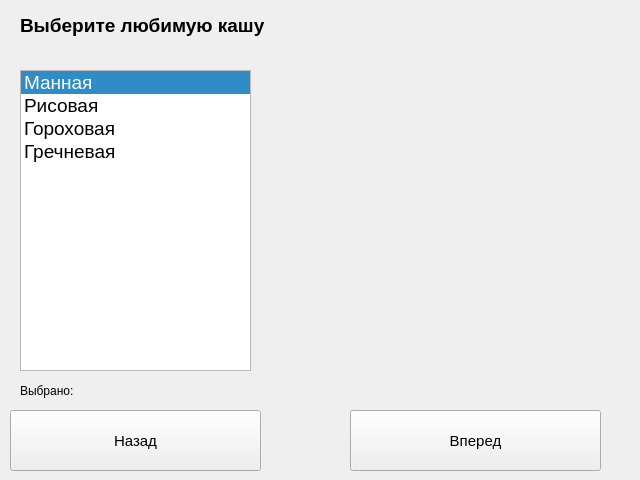
<?xml version="1.0" encoding="UTF-8"?>
<ui version="4.0">
 <class>Form</class>
 <widget class="QWidget" name="Form">
  <property name="geometry">
   <rect>
    <x>0</x>
    <y>0</y>
    <width>640</width>
    <height>480</height>
   </rect>
  </property>
  <property name="windowTitle">
   <string>Детство</string>
  </property>
  <widget class="QListWidget" name="listWidget">
   <property name="geometry">
    <rect>
     <x>20</x>
     <y>70</y>
     <width>231</width>
     <height>301</height>
    </rect>
   </property>
   <property name="font">
    <font>
     <pointsize>14</pointsize>
    </font>
   </property>
   <property name="currentRow">
    <number>0</number>
   </property>
   <item>
    <property name="text">
     <string>Манная</string>
    </property>
   </item>
   <item>
    <property name="text">
     <string>Рисовая</string>
    </property>
   </item>
   <item>
    <property name="text">
     <string>Гороховая</string>
    </property>
   </item>
   <item>
    <property name="text">
     <string>Гречневая</string>
    </property>
   </item>
  </widget>
  <widget class="QLabel" name="labelImg">
   <property name="geometry">
    <rect>
     <x>270</x>
     <y>70</y>
     <width>341</width>
     <height>291</height>
    </rect>
   </property>
   <property name="text">
    <string/>
   </property>
  </widget>
  <widget class="QLabel" name="label">
   <property name="geometry">
    <rect>
     <x>20</x>
     <y>380</y>
     <width>61</width>
     <height>21</height>
    </rect>
   </property>
   <property name="font">
    <font>
     <pointsize>9</pointsize>
    </font>
   </property>
   <property name="text">
    <string>Выбрано:</string>
   </property>
  </widget>
  <widget class="QPushButton" name="btnPrev">
   <property name="geometry">
    <rect>
     <x>10</x>
     <y>410</y>
     <width>251</width>
     <height>61</height>
    </rect>
   </property>
   <property name="font">
    <font>
     <pointsize>11</pointsize>
    </font>
   </property>
   <property name="text">
    <string>Назад</string>
   </property>
  </widget>
  <widget class="QPushButton" name="btnNext">
   <property name="geometry">
    <rect>
     <x>350</x>
     <y>410</y>
     <width>251</width>
     <height>61</height>
    </rect>
   </property>
   <property name="font">
    <font>
     <pointsize>11</pointsize>
    </font>
   </property>
   <property name="text">
    <string>Вперед</string>
   </property>
  </widget>
  <widget class="QLabel" name="label_2">
   <property name="geometry">
    <rect>
     <x>20</x>
     <y>10</y>
     <width>261</width>
     <height>31</height>
    </rect>
   </property>
   <property name="text">
    <string>&lt;html&gt;&lt;head/&gt;&lt;body&gt;&lt;p&gt;&lt;span style=&quot; font-size:14pt; font-weight:600;&quot;&gt;Выберите любимую кашу&lt;/span&gt;&lt;/p&gt;&lt;/body&gt;&lt;/html&gt;</string>
   </property>
  </widget>
  <widget class="QLabel" name="label_3">
   <property name="geometry">
    <rect>
     <x>80</x>
     <y>380</y>
     <width>111</width>
     <height>21</height>
    </rect>
   </property>
   <property name="font">
    <font>
     <pointsize>9</pointsize>
    </font>
   </property>
   <property name="text">
    <string/>
   </property>
  </widget>
 </widget>
 <resources/>
 <connections/>
</ui>
